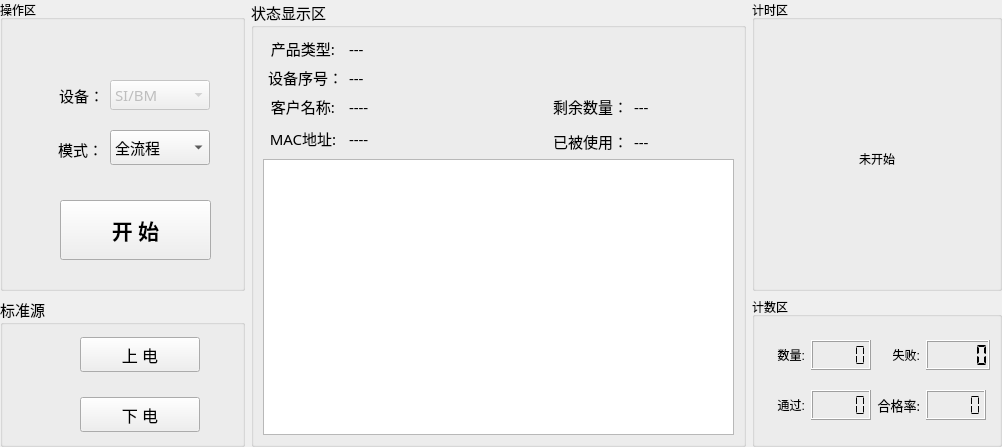
<?xml version="1.0" encoding="UTF-8"?>
<ui version="4.0">
 <class>Home_WorkWid</class>
 <widget class="QWidget" name="Home_WorkWid">
  <property name="geometry">
   <rect>
    <x>0</x>
    <y>0</y>
    <width>1002</width>
    <height>447</height>
   </rect>
  </property>
  <property name="windowTitle">
   <string>Form</string>
  </property>
  <layout class="QGridLayout" name="gridLayout_2">
   <property name="leftMargin">
    <number>0</number>
   </property>
   <property name="topMargin">
    <number>0</number>
   </property>
   <property name="rightMargin">
    <number>0</number>
   </property>
   <property name="bottomMargin">
    <number>0</number>
   </property>
   <item row="0" column="1" rowspan="2">
    <widget class="QGroupBox" name="groupBox_6">
     <property name="font">
      <font>
       <family>微软雅黑</family>
       <pointsize>11</pointsize>
      </font>
     </property>
     <property name="title">
      <string>状态显示区</string>
     </property>
     <layout class="QGridLayout" name="gridLayout_6">
      <item row="0" column="0">
       <widget class="QLabel" name="label_33">
        <property name="minimumSize">
         <size>
          <width>0</width>
          <height>20</height>
         </size>
        </property>
        <property name="maximumSize">
         <size>
          <width>80</width>
          <height>30</height>
         </size>
        </property>
        <property name="text">
         <string>产品类型:</string>
        </property>
        <property name="alignment">
         <set>Qt::AlignCenter</set>
        </property>
       </widget>
      </item>
      <item row="0" column="1" colspan="3">
       <widget class="QLabel" name="devLab">
        <property name="minimumSize">
         <size>
          <width>0</width>
          <height>20</height>
         </size>
        </property>
        <property name="text">
         <string>---</string>
        </property>
       </widget>
      </item>
      <item row="1" column="0">
       <widget class="QLabel" name="label_34">
        <property name="minimumSize">
         <size>
          <width>80</width>
          <height>20</height>
         </size>
        </property>
        <property name="maximumSize">
         <size>
          <width>80</width>
          <height>30</height>
         </size>
        </property>
        <property name="text">
         <string>设备序号：</string>
        </property>
        <property name="alignment">
         <set>Qt::AlignRight|Qt::AlignTrailing|Qt::AlignVCenter</set>
        </property>
       </widget>
      </item>
      <item row="1" column="1" colspan="3">
       <widget class="QLabel" name="snLab">
        <property name="minimumSize">
         <size>
          <width>0</width>
          <height>20</height>
         </size>
        </property>
        <property name="text">
         <string>---</string>
        </property>
       </widget>
      </item>
      <item row="2" column="0">
       <widget class="QLabel" name="label_35">
        <property name="minimumSize">
         <size>
          <width>0</width>
          <height>20</height>
         </size>
        </property>
        <property name="maximumSize">
         <size>
          <width>80</width>
          <height>30</height>
         </size>
        </property>
        <property name="text">
         <string>客户名称:</string>
        </property>
        <property name="alignment">
         <set>Qt::AlignCenter</set>
        </property>
       </widget>
      </item>
      <item row="2" column="1">
       <widget class="QLabel" name="userLab">
        <property name="text">
         <string>----</string>
        </property>
       </widget>
      </item>
      <item row="2" column="2">
       <widget class="QLabel" name="label_38">
        <property name="minimumSize">
         <size>
          <width>80</width>
          <height>20</height>
         </size>
        </property>
        <property name="maximumSize">
         <size>
          <width>80</width>
          <height>30</height>
         </size>
        </property>
        <property name="text">
         <string>剩余数量：</string>
        </property>
        <property name="alignment">
         <set>Qt::AlignRight|Qt::AlignTrailing|Qt::AlignVCenter</set>
        </property>
       </widget>
      </item>
      <item row="2" column="3">
       <widget class="QLabel" name="cntLab">
        <property name="maximumSize">
         <size>
          <width>100</width>
          <height>16777215</height>
         </size>
        </property>
        <property name="text">
         <string>---</string>
        </property>
       </widget>
      </item>
      <item row="3" column="0" rowspan="2">
       <widget class="QLabel" name="label_36">
        <property name="minimumSize">
         <size>
          <width>0</width>
          <height>20</height>
         </size>
        </property>
        <property name="maximumSize">
         <size>
          <width>80</width>
          <height>30</height>
         </size>
        </property>
        <property name="text">
         <string>MAC地址:</string>
        </property>
        <property name="alignment">
         <set>Qt::AlignCenter</set>
        </property>
       </widget>
      </item>
      <item row="3" column="1" rowspan="2" colspan="2">
       <widget class="QLabel" name="macLab">
        <property name="text">
         <string>----</string>
        </property>
       </widget>
      </item>
      <item row="4" column="2">
       <widget class="QLabel" name="label_37">
        <property name="minimumSize">
         <size>
          <width>80</width>
          <height>20</height>
         </size>
        </property>
        <property name="maximumSize">
         <size>
          <width>80</width>
          <height>30</height>
         </size>
        </property>
        <property name="text">
         <string>已被使用：</string>
        </property>
        <property name="alignment">
         <set>Qt::AlignRight|Qt::AlignTrailing|Qt::AlignVCenter</set>
        </property>
       </widget>
      </item>
      <item row="4" column="3">
       <widget class="QLabel" name="macCntLab">
        <property name="maximumSize">
         <size>
          <width>100</width>
          <height>16777215</height>
         </size>
        </property>
        <property name="text">
         <string>---</string>
        </property>
       </widget>
      </item>
      <item row="5" column="0" colspan="4">
       <widget class="QTextEdit" name="textEdit">
        <property name="enabled">
         <bool>true</bool>
        </property>
        <property name="readOnly">
         <bool>true</bool>
        </property>
       </widget>
      </item>
     </layout>
    </widget>
   </item>
   <item row="0" column="2">
    <widget class="QGroupBox" name="groupBox_1">
     <property name="minimumSize">
      <size>
       <width>0</width>
       <height>150</height>
      </size>
     </property>
     <property name="maximumSize">
      <size>
       <width>260</width>
       <height>300</height>
      </size>
     </property>
     <property name="title">
      <string>计时区</string>
     </property>
     <layout class="QGridLayout" name="gridLayout_3">
      <property name="leftMargin">
       <number>0</number>
      </property>
      <property name="topMargin">
       <number>10</number>
      </property>
      <property name="rightMargin">
       <number>0</number>
      </property>
      <property name="bottomMargin">
       <number>0</number>
      </property>
      <item row="0" column="0" colspan="2">
       <widget class="QLabel" name="timeLab">
        <property name="text">
         <string>未开始</string>
        </property>
        <property name="alignment">
         <set>Qt::AlignCenter</set>
        </property>
       </widget>
      </item>
     </layout>
    </widget>
   </item>
   <item row="1" column="2">
    <widget class="QGroupBox" name="groupBox_3">
     <property name="maximumSize">
      <size>
       <width>250</width>
       <height>150</height>
      </size>
     </property>
     <property name="title">
      <string>计数区</string>
     </property>
     <layout class="QGridLayout" name="gridLayout_4">
      <item row="0" column="0">
       <widget class="QLabel" name="label_27">
        <property name="maximumSize">
         <size>
          <width>45</width>
          <height>30</height>
         </size>
        </property>
        <property name="text">
         <string>数量:</string>
        </property>
        <property name="alignment">
         <set>Qt::AlignRight|Qt::AlignTrailing|Qt::AlignVCenter</set>
        </property>
       </widget>
      </item>
      <item row="0" column="1">
       <widget class="QLCDNumber" name="allLcd">
        <property name="maximumSize">
         <size>
          <width>60</width>
          <height>30</height>
         </size>
        </property>
        <property name="digitCount">
         <number>5</number>
        </property>
        <property name="segmentStyle">
         <enum>QLCDNumber::Flat</enum>
        </property>
       </widget>
      </item>
      <item row="0" column="2">
       <widget class="QLabel" name="label_28">
        <property name="maximumSize">
         <size>
          <width>45</width>
          <height>30</height>
         </size>
        </property>
        <property name="text">
         <string>失败:</string>
        </property>
        <property name="alignment">
         <set>Qt::AlignRight|Qt::AlignTrailing|Qt::AlignVCenter</set>
        </property>
       </widget>
      </item>
      <item row="0" column="3">
       <widget class="QLCDNumber" name="errLcd">
        <property name="maximumSize">
         <size>
          <width>70</width>
          <height>35</height>
         </size>
        </property>
        <property name="digitCount">
         <number>5</number>
        </property>
        <property name="segmentStyle">
         <enum>QLCDNumber::Flat</enum>
        </property>
        <property name="value" stdset="0">
         <double>0.000000000000000</double>
        </property>
        <property name="intValue" stdset="0">
         <number>0</number>
        </property>
       </widget>
      </item>
      <item row="1" column="0">
       <widget class="QLabel" name="label_29">
        <property name="maximumSize">
         <size>
          <width>45</width>
          <height>30</height>
         </size>
        </property>
        <property name="text">
         <string>通过:</string>
        </property>
        <property name="alignment">
         <set>Qt::AlignRight|Qt::AlignTrailing|Qt::AlignVCenter</set>
        </property>
       </widget>
      </item>
      <item row="1" column="1">
       <widget class="QLCDNumber" name="okLcd">
        <property name="maximumSize">
         <size>
          <width>60</width>
          <height>30</height>
         </size>
        </property>
        <property name="digitCount">
         <number>5</number>
        </property>
        <property name="segmentStyle">
         <enum>QLCDNumber::Flat</enum>
        </property>
        <property name="intValue" stdset="0">
         <number>0</number>
        </property>
       </widget>
      </item>
      <item row="1" column="2">
       <widget class="QLabel" name="label_30">
        <property name="maximumSize">
         <size>
          <width>60</width>
          <height>30</height>
         </size>
        </property>
        <property name="font">
         <font>
          <family>微软雅黑</family>
          <pointsize>10</pointsize>
         </font>
        </property>
        <property name="text">
         <string>合格率:</string>
        </property>
        <property name="alignment">
         <set>Qt::AlignRight|Qt::AlignTrailing|Qt::AlignVCenter</set>
        </property>
       </widget>
      </item>
      <item row="1" column="3">
       <widget class="QLCDNumber" name="passLcd">
        <property name="maximumSize">
         <size>
          <width>60</width>
          <height>30</height>
         </size>
        </property>
        <property name="digitCount">
         <number>5</number>
        </property>
        <property name="segmentStyle">
         <enum>QLCDNumber::Flat</enum>
        </property>
       </widget>
      </item>
     </layout>
    </widget>
   </item>
   <item row="0" column="0">
    <widget class="QGroupBox" name="groupBox_2">
     <property name="maximumSize">
      <size>
       <width>245</width>
       <height>16777215</height>
      </size>
     </property>
     <property name="title">
      <string>操作区</string>
     </property>
     <widget class="QPushButton" name="startBtn">
      <property name="geometry">
       <rect>
        <x>60</x>
        <y>200</y>
        <width>151</width>
        <height>60</height>
       </rect>
      </property>
      <property name="minimumSize">
       <size>
        <width>120</width>
        <height>0</height>
       </size>
      </property>
      <property name="maximumSize">
       <size>
        <width>200</width>
        <height>60</height>
       </size>
      </property>
      <property name="font">
       <font>
        <family>微软雅黑</family>
        <pointsize>16</pointsize>
        <weight>75</weight>
        <bold>true</bold>
       </font>
      </property>
      <property name="text">
       <string>开 始</string>
      </property>
     </widget>
     <widget class="QComboBox" name="typeComboBox">
      <property name="enabled">
       <bool>false</bool>
      </property>
      <property name="geometry">
       <rect>
        <x>110</x>
        <y>80</y>
        <width>100</width>
        <height>30</height>
       </rect>
      </property>
      <property name="minimumSize">
       <size>
        <width>100</width>
        <height>30</height>
       </size>
      </property>
      <property name="maximumSize">
       <size>
        <width>100</width>
        <height>16777215</height>
       </size>
      </property>
      <property name="font">
       <font>
        <family>微软雅黑</family>
        <pointsize>11</pointsize>
       </font>
      </property>
      <item>
       <property name="text">
        <string>SI/BM</string>
       </property>
      </item>
      <item>
       <property name="text">
        <string>IP-PDU</string>
       </property>
      </item>
     </widget>
     <widget class="QLabel" name="label_9">
      <property name="geometry">
       <rect>
        <x>49</x>
        <y>78</y>
        <width>55</width>
        <height>35</height>
       </rect>
      </property>
      <property name="minimumSize">
       <size>
        <width>55</width>
        <height>35</height>
       </size>
      </property>
      <property name="maximumSize">
       <size>
        <width>70</width>
        <height>35</height>
       </size>
      </property>
      <property name="font">
       <font>
        <family>微软雅黑</family>
        <pointsize>11</pointsize>
       </font>
      </property>
      <property name="text">
       <string>设备：</string>
      </property>
      <property name="alignment">
       <set>Qt::AlignRight|Qt::AlignTrailing|Qt::AlignVCenter</set>
      </property>
     </widget>
     <widget class="QComboBox" name="modeBox">
      <property name="geometry">
       <rect>
        <x>110</x>
        <y>130</y>
        <width>100</width>
        <height>35</height>
       </rect>
      </property>
      <property name="minimumSize">
       <size>
        <width>100</width>
        <height>0</height>
       </size>
      </property>
      <property name="font">
       <font>
        <family>微软雅黑</family>
        <pointsize>11</pointsize>
       </font>
      </property>
      <item>
       <property name="text">
        <string>全流程</string>
       </property>
      </item>
      <item>
       <property name="text">
        <string>一键设置</string>
       </property>
      </item>
      <item>
       <property name="text">
        <string>数据采集</string>
       </property>
      </item>
      <item>
       <property name="text">
        <string>自动校准</string>
       </property>
      </item>
      <item>
       <property name="text">
        <string>设备验证</string>
       </property>
      </item>
     </widget>
     <widget class="QLabel" name="label_10">
      <property name="geometry">
       <rect>
        <x>48</x>
        <y>132</y>
        <width>55</width>
        <height>35</height>
       </rect>
      </property>
      <property name="minimumSize">
       <size>
        <width>55</width>
        <height>35</height>
       </size>
      </property>
      <property name="maximumSize">
       <size>
        <width>70</width>
        <height>35</height>
       </size>
      </property>
      <property name="font">
       <font>
        <family>微软雅黑</family>
        <pointsize>11</pointsize>
       </font>
      </property>
      <property name="text">
       <string>模式：</string>
      </property>
      <property name="alignment">
       <set>Qt::AlignRight|Qt::AlignTrailing|Qt::AlignVCenter</set>
      </property>
     </widget>
    </widget>
   </item>
   <item row="1" column="0">
    <widget class="QGroupBox" name="groupBox_4">
     <property name="font">
      <font>
       <family>微软雅黑</family>
       <pointsize>11</pointsize>
      </font>
     </property>
     <property name="title">
      <string>标准源</string>
     </property>
     <widget class="QPushButton" name="upBtn">
      <property name="geometry">
       <rect>
        <x>80</x>
        <y>40</y>
        <width>120</width>
        <height>35</height>
       </rect>
      </property>
      <property name="font">
       <font>
        <family>微软雅黑</family>
        <pointsize>12</pointsize>
       </font>
      </property>
      <property name="text">
       <string>上 电</string>
      </property>
     </widget>
     <widget class="QPushButton" name="downBtn">
      <property name="geometry">
       <rect>
        <x>80</x>
        <y>100</y>
        <width>120</width>
        <height>35</height>
       </rect>
      </property>
      <property name="font">
       <font>
        <family>微软雅黑</family>
        <pointsize>12</pointsize>
       </font>
      </property>
      <property name="text">
       <string>下 电</string>
      </property>
     </widget>
    </widget>
   </item>
  </layout>
 </widget>
 <resources/>
 <connections/>
</ui>
